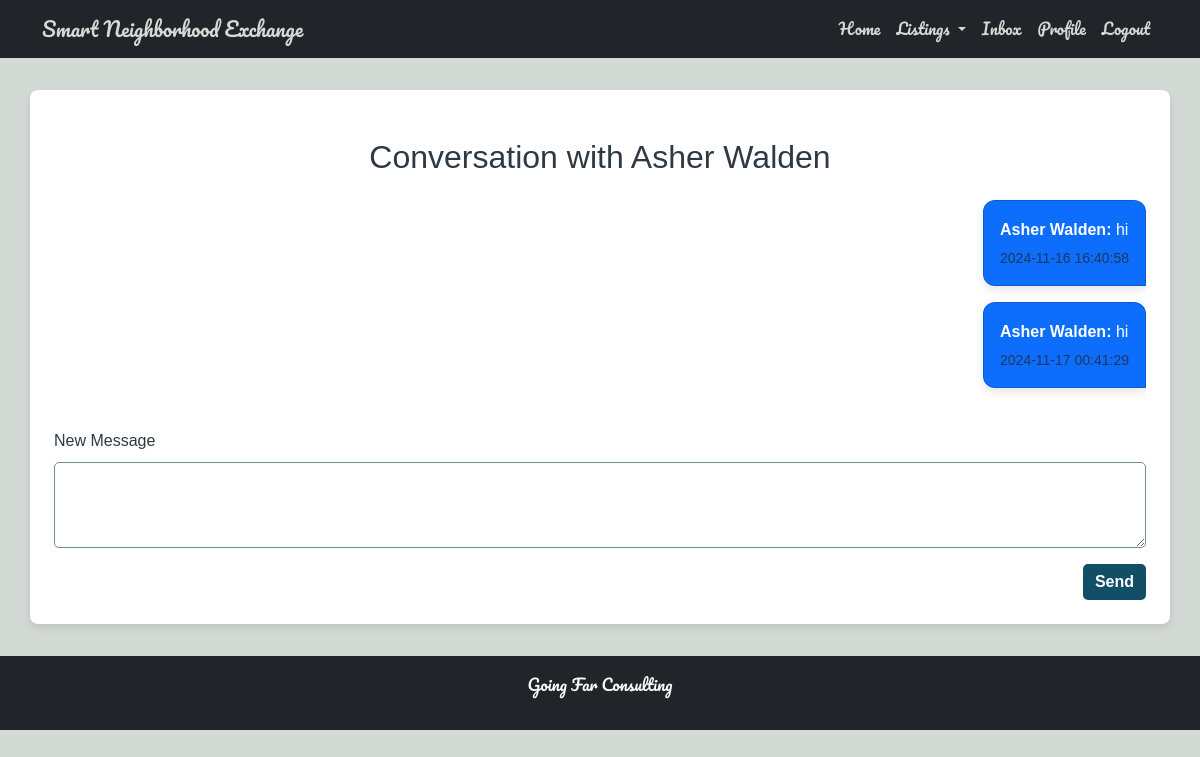
Screenshot of /conversation/3 (signed in) with the database file from the repository.
### tables this page shows
CREATE TABLE users (
            id INTEGER PRIMARY KEY AUTOINCREMENT,
            name TEXT NOT NULL,
            email TEXT NOT NULL UNIQUE,
            password TEXT NOT NULL,
            location TEXT,
            profile_image TEXT
        , rating REAL DEFAULT 0);

CREATE TABLE messages (
            message_id INTEGER PRIMARY KEY AUTOINCREMENT,
            sender_id INTEGER NOT NULL,
            receiver_id INTEGER NOT NULL,
            content TEXT NOT NULL,
            timestamp TEXT NOT NULL, is_system_message INTEGER DEFAULT 0,
            FOREIGN KEY (sender_id) REFERENCES users (id) ON DELETE CASCADE,
            FOREIGN KEY (receiver_id) REFERENCES users (id) ON DELETE CASCADE
        );

### app.py (the view)
@app.route('/conversation/<int:user_id>')
def conversation(user_id):
    sender_id = session.get('user_id')
    if not sender_id:
        flash("Please log in to view the conversation.", "error")
        return redirect(url_for('login'))
    receiver = get_user_by_id(user_id)
    if not receiver:
        flash("The user you are trying to message does not exist.", "error")
        return redirect(url_for('inbox'))
    messages = get_conversation(sender_id, user_id)
    return render_template(
        'conversation.html',
        messages=messages,
        receiver=receiver
    )

### app.py (called while the page is built)
@app.before_request
def initialize_database():
    init_db()

@app.teardown_appcontext
def shutdown_session(exception=None):
    close_db()

### database.py (called while the page is built)
def get_db():
    if 'db' not in g:
        g.db = sqlite3.connect(DATABASE)
        g.db.row_factory = sqlite3.Row
    return g.db

def get_user_by_id(user_id):
    return get_db().execute(
        "SELECT * FROM users WHERE id = ?",
        (user_id,)
    ).fetchone()

def get_conversation(sender_id, receiver_id):
    conn = get_db()
    try:
        cursor = conn.cursor()
        cursor.execute("""
            SELECT m.*, u.name AS sender_name
            FROM messages m
            JOIN users u ON m.sender_id = u.id
            WHERE (m.sender_id = ? AND m.receiver_id = ?) OR (m.sender_id = ? AND m.receiver_id = ?)
            ORDER BY m.timestamp
        """, (sender_id, receiver_id, receiver_id, sender_id))
        messages = cursor.fetchall()
        return messages
    except Exception as e:
        raise
    finally:
        conn.close()

### templates/conversation.html (shortened to what this page needs)
{% extends "base.html" %}
{% block content %}
<div class="container mt-4">
    <h2 class="mb-4 text-center">Conversation with {{ receiver.name }}</h2>
    <div class="messages mb-4">
        {% if messages %}
            {% for message in messages %}
                <div class="d-flex mb-3 {% if message.sender_id == session.user_id %}justify-content-end{% else %}justify-content-start{% endif %}">
                    <div class="card {% if message.sender_id == session.user_id %}bg-primary text-white{% else %}bg-light{% endif %}" style="max-width: 70%;">
                        <div class="card-body">
                            <p class="mb-1"><strong>{{ message.sender_name }}:</strong> {{ message.content }}</p>
                            <p class="mb-0 text-end text-muted small">{{ message.timestamp }}</p>
                        </div>
                    </div>
                </div>
            {% endfor %}
        {% else %}
            <p class="text-muted text-center">No messages in this conversation yet.</p>
        {% endif %}
    </div>
    <form action="{{ url_for('send_message_route', receiver_id=receiver.id) }}" method="POST" class="needs-validation" novalidate>
        <div class="mb-3">
            <label for="content" class="form-label">New Message</label>
            <textarea id="content" name="content" class="form-control" rows="3" required></textarea>
        </div>
        <div class="d-flex justify-content-end">
            <button type="submit" class="btn btn-primary">Send</button>
        </div>
    </form>
</div>
{% endblock %}

### static/style.css (style rules this page uses)
* { margin: 0; padding: 0; box-sizing: border-box; }
body { font-family: Arial, sans-serif; line-height: 1.6; color: #2E3944; background-color: #D3D9D4; }
.card { border-radius: 8px; box-shadow: 0 4px 8px rgba(0, 0, 0, 0.1); }
button, .btn { font-size: 16px; font-weight: bold; border: none; border-radius: 5px; transition: background-color 0.3s ease, color 0.3s ease; }
.btn-primary, .btn-info { background-color: #124E66; color: #FFFFFF; }
.form-control, textarea.form-control { border-radius: 5px; border: 1px solid #748D92; }
textarea.form-control { resize: vertical; }
.card.bg-primary { border-radius: 12px 12px 0 12px; }
.messages { max-height: 500px; overflow-y: auto; }

### rows the page displays
users: name "Asher Walden"
messages: sender_name "Asher Walden", content "hi", timestamp "2024-11-16 16:40:58"
messages: sender_name "Asher Walden", content "hi", timestamp "2024-11-17 00:41:29"
